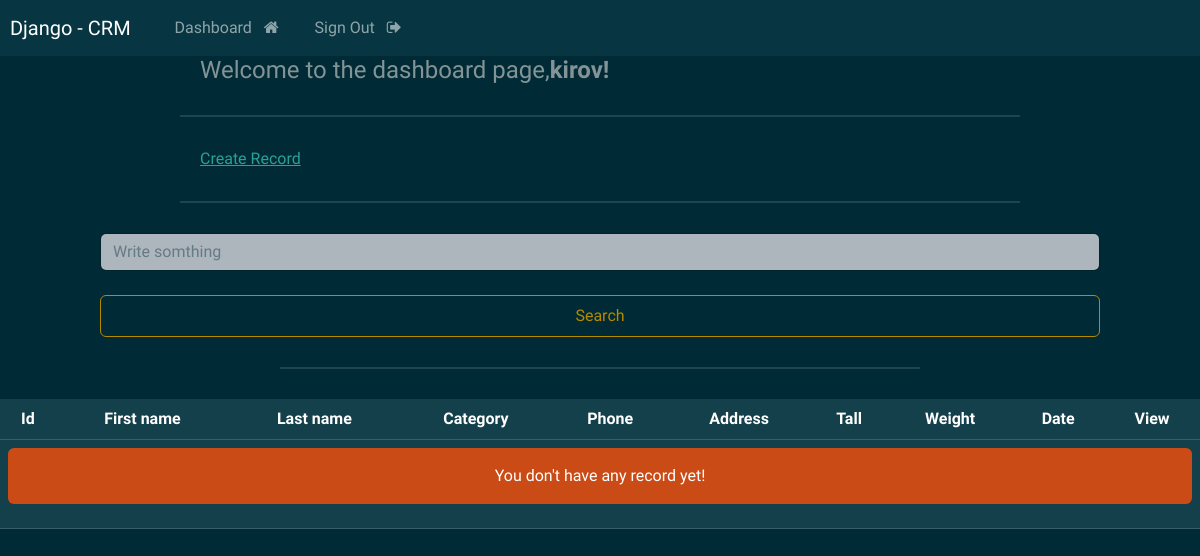
/dashboard/ (signed in), run on an earlier commit of the app's database.
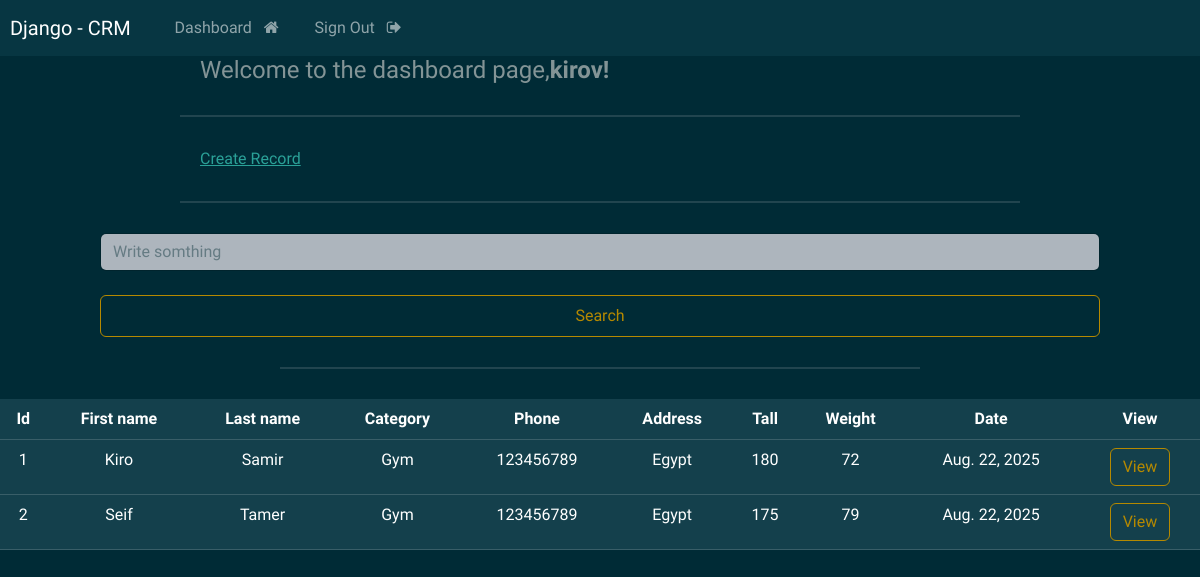
And on a later commit of the database.
### webapp/models.py (models this page shows, shortened)
class Record(models.Model):
    first_name=models.CharField(max_length=250)
    last_name=models.CharField(max_length=250)
    Category = models.ForeignKey(Category, on_delete=models.CASCADE)
    phone=models.IntegerField()
    tall=models.IntegerField()
    weight=models.IntegerField()
    address=models.CharField(max_length=500)
    created_at=models.DateField(auto_now_add=True)
    class Meta:
        ordering = ['-created_at']

class Category (models.Model):
    name=models.CharField(max_length=250)
    create_at=models.DateTimeField(auto_now_add=True)
    def __str__(self):
        return self.name

### webapp/views.py (the view)
# urls.py: path('dashboard/',views.dashboard,name='dashboard'),
@login_required(login_url='login')
def dashboard(request):
    records = Record.objects.all()
    return render(request,'web/dashboard.html',context={'record':records})

### templates/web/dashboard.html (shortened to what this page needs)
{% extends 'base.html'%}
{%block content%}
<h4 style="padding-left: 200px;">Welcome to the dashboard page,<b>{{user}}!</b></h4>
<hr style="border : 1px solid ; margin: 30px 180px;">
<div style="padding-left: 200px;">
<a href="{% url 'createrecord' %}" class="btn-outline-primary">Create Record</a>
</div>
<hr style="border : 1px solid ; margin: 30px 180px;">
<div class="text-center" style="margin: 0px 100px;">
    <form action="{% url 'search' %}" method="GET">
        <input type="search" name="query" placeholder="Write somthing" class="form-control mr-sm-2">
        <button type="submit" class="btn btn-outline-primary w-100 btn-block p-2">Search</button>
    </form>
    <hr style="border : 1px solid ; margin: 30px 180px;">
</div>
<div class="text-center">
    <table class="table table-dark">
  <thead>
    <tr>
      <th scope="col">Id</th>
      <th scope="col">First name</th>
      <th scope="col">Last name</th>
      <th scope="col">Category</th>
      <th scope="col">Phone</th>
      <th scope="col">Address</th>
      <th scope="col">Tall</th>
      <th scope="col">Weight</th>
      <th scope="col">Date</th>
      <th scope="col">View</th>
    </tr>
  </thead>
  <tbody>
    {% if record %}
    {% for record in record %}
    <tr>
      <td>{{ record.id }}</td>
      <td>{{ record.first_name }}</td>
      <td>{{ record.last_name }}</td>
      <td>{{ record.Category }}</td>
      <td>{{ record.phone }}</td>
      <td>{{ record.address }}</td>
      <td>{{ record.tall }}</td>
      <td>{{ record.weight }}</td>
      <td>{{ record.created_at }}</td>
      <td><a href="{% url 'view_record' record.id %}" class="btn btn-outline-primary">View</a></td>
    </tr>
   {% endfor %}
   {% else %}
   <tr>
    <td colspan="110" class="text-center">
        <div class="alert alert-warning" role="alert">
            You don't have any record yet!
        </div>
    </td>
   </tr>
   {% endif %}
  </tbody>
</table>
</div>
{% endblock %}

### templates/base.html (shortened to what this page needs)
{% load static %}
<!DOCTYPE html>
<html lang="en">
<head>
    <link rel="stylesheet" href="https://bootswatch.com/5/solar/bootstrap.min.css">
    <link rel="stylesheet" href="https://cdnjs.cloudflare.com/ajax/libs/font-awesome/4.7.0/css/font-awesome.min.css">
</head>
<body>
    {% include 'parts/navbar.html' %}
    {% block content %}
    {% endblock %}
</body>
</html>

### templates/parts/navbar.html (shortened to what this page needs)
<nav class="navbar navbar-expand-lg navbar-dark bg-dark justify-content-center">
    <a class="navbar-brand main-heading" href="{% url 'home' %}">
      &nbsp; Django - CRM
    </a>
      <div class="collapse navbar-collapse text-center" id="navbarNavDropdown">
        <ul class="navbar-nav mr-auto">
            {% if user.is_authenticated %}
            <li class="nav-item">
              <a class="nav-link" href="{% url 'dashboard' %}">Dashboard &nbsp; <i class="fa fa-home" aria-hidden="true"></i> </a>
            </li>
            <li class="nav-item">
              <a class="nav-link" href="{% url 'logout' %}">Sign Out &nbsp; <i class="fa fa-sign-out" aria-hidden="true"></i> </a>
            </li>
            {% endif %}
        </ul>
      </div>
  </nav>

What changed in the data, as far as the page shows it:
added Record: id "1", first_name "Kiro", last_name "Samir", Category "Gym", phone "123456789", address "Egypt", tall "180", weight "72", created_at "Aug. 22, 2025"
added Record: id "2", first_name "Seif", last_name "Tamer", Category "Gym", phone "123456789", address "Egypt", tall "175", weight "79", created_at "Aug. 22, 2025"
Also different on the page:
text no longer shown: "You don't have any record yet!"
